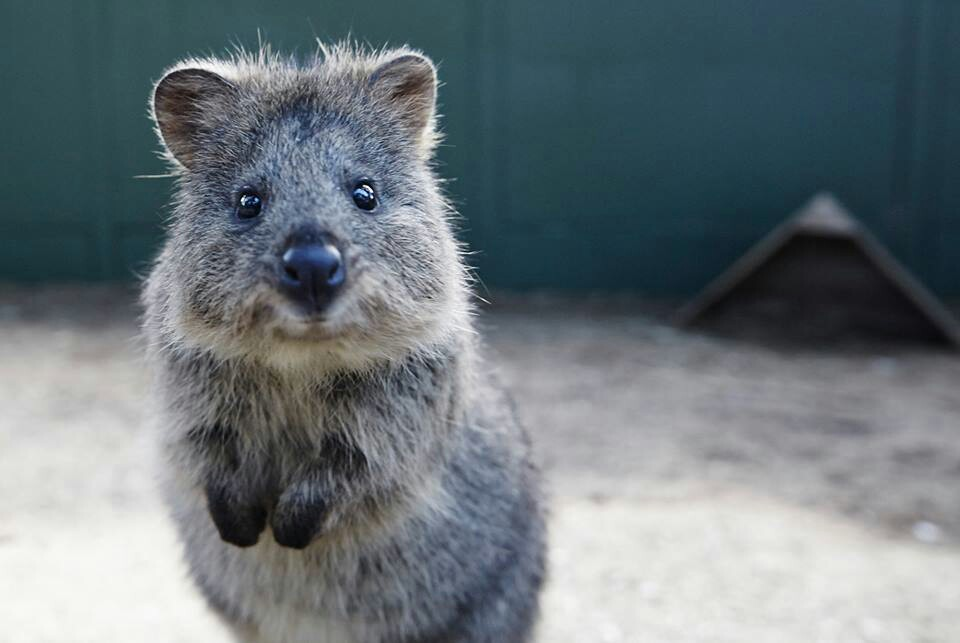
#> input picture submmit/imgaug/quokka.jpg, 960 x 643 px
$ python -i cv2_aug.py   (imports and definitions only)
#> lines starting #> are read from the running program, lines starting #| are printed output that depends on the picture
#> further down, picture is the input picture: shape (643, 960, 3); mean B, G, R 123, 118.2, 107.9
import cv2
import numpy as np
import random


def invert(image):
    return 255 - image


def blur3(image):
    return cv2.blur(image, (3, 3))


def blur5(image):
    return cv2.blur(image, (5, 5))

# [32 lines left out: functions sq_blur, random_brightness, rotate, gray_scale, not called in this run]


cv2aug_tuple = (invert,  sq_blur, random_brightness,
                    rotate,  gray_scale, blur3, blur5)

cv2aug_dict = {corr_func.__name__: corr_func for corr_func in
                   cv2aug_tuple}


# [49 lines left out: function cv2aug, not called in this run]


class Augment():
    def __init__(self):
        self.inv_prob = 0.5
        self.blur_prob = 0.3
        self.sq_blur_prob = 0.3
        self.bright_prob = 0.5
        self.rotate_prob = 1.
        self.zoom_prob = 1.
        self.gray_prob = 0.0

    def invert(self, image):
        return 255 - image

    def blur(self, image):
        return cv2.blur(image, (3, 3))

    def sq_blur(self, image):
        image = cv2.resize(image, (400, 128), interpolation=cv2.INTER_AREA)
        return image

    def random_brightness(self, image):
        c = random.uniform(0.2, 1.8)
        blank = np.zeros(image.shape, image.dtype)
        dst = cv2.addWeighted(image, c, blank, 1 - c, 0)
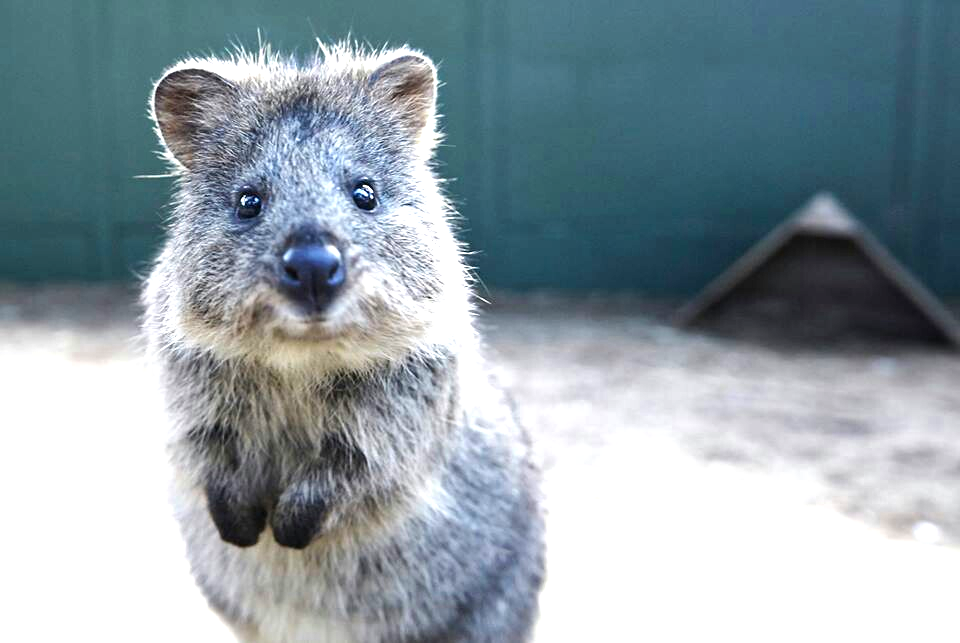
#> dst: shape (643, 960, 3); mean B, G, R 165.9, 158.3, 143.6
        return dst

    def rotate(self, image, scale=1.0):
#> called with scale = 1
        angle = random.uniform(-5, 5)
        h, w = image.shape[:2]
#> h = 643; w = 960
        center = (w // 2, h // 2)
#> center = (480, 321)
        M = cv2.getRotationMatrix2D(center, angle, scale)
        rotated = cv2.warpAffine(image, M, (w, h))
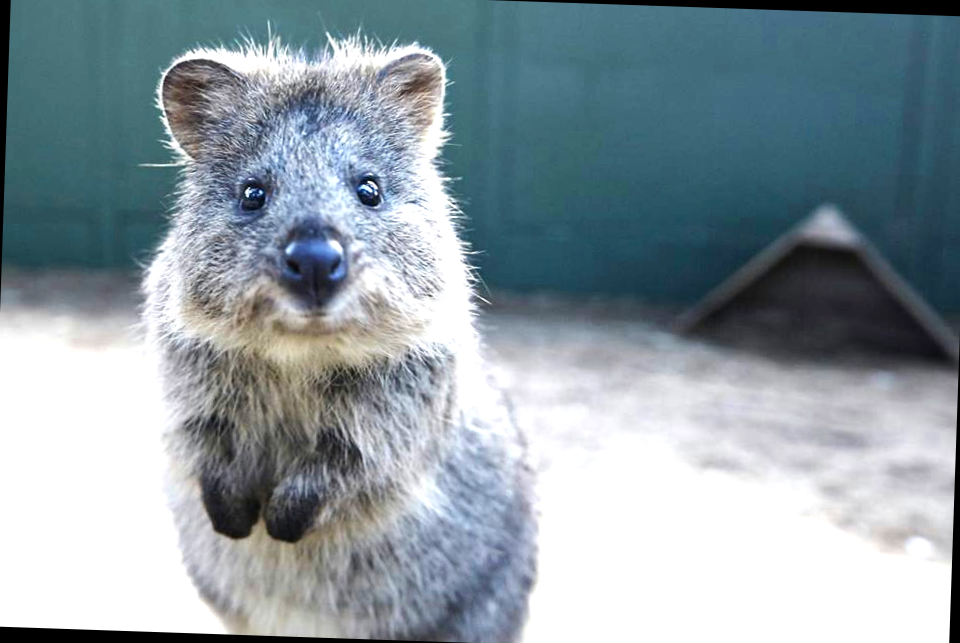
#> rotated: shape (643, 960, 3); mean B, G, R 162.6, 155.1, 140.7
        return rotated

    def zoom(self, image, scale=0.3):
#> called with scale = 0.3
        h, w = image.shape[:2]
#> h = 643; w = 960
        w_ = int(w * 128 / h)
#> w_ = 191
        if w_ > 400:
            return image
        else:
            w_ = random.randint(max(1, int(w_ * (1 - scale))), w_)
#> w_ = 163
            image = cv2.resize(image, (w_, 128))
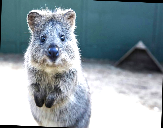
#> image: shape (128, 163, 3); mean of channels 0, 1, 2 162.4, 154.9, 140.5; drawn as B, G, R
            return image

    # [4 lines left out: function gray_scale, not called in this run]

    def apply(self, image):
        inv_prob = random.random()
        blur_prob = random.random()
        sq_blur_prob = random.random()
        bright_prob = random.random()
        rotate_prob = random.random()
        zoom_prob = random.random()

        if inv_prob < self.inv_prob:
            image = self.invert(image)

        if bright_prob < self.bright_prob:
            image = self.random_brightness(image)

        if rotate_prob < self.rotate_prob:
            image = self.rotate(image)

        if zoom_prob < self.zoom_prob:
            image = self.zoom(image)

        if blur_prob < self.blur_prob:
            image = self.blur(image)

        if sq_blur_prob < self.sq_blur_prob:
            image = self.sq_blur(image)

        return image

>>> import cv2
>>> picture = cv2.imread('imgaug/quokka.jpg')
>>> result = Augment().apply(picture)
